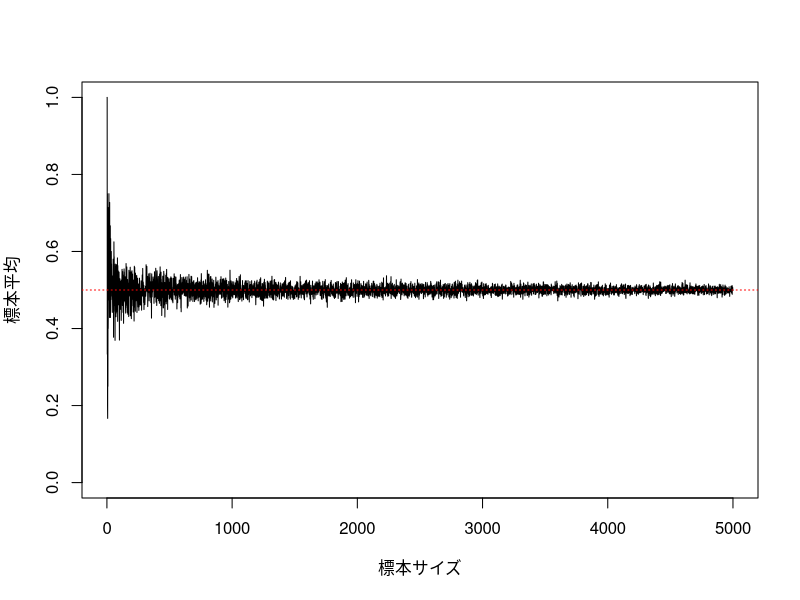
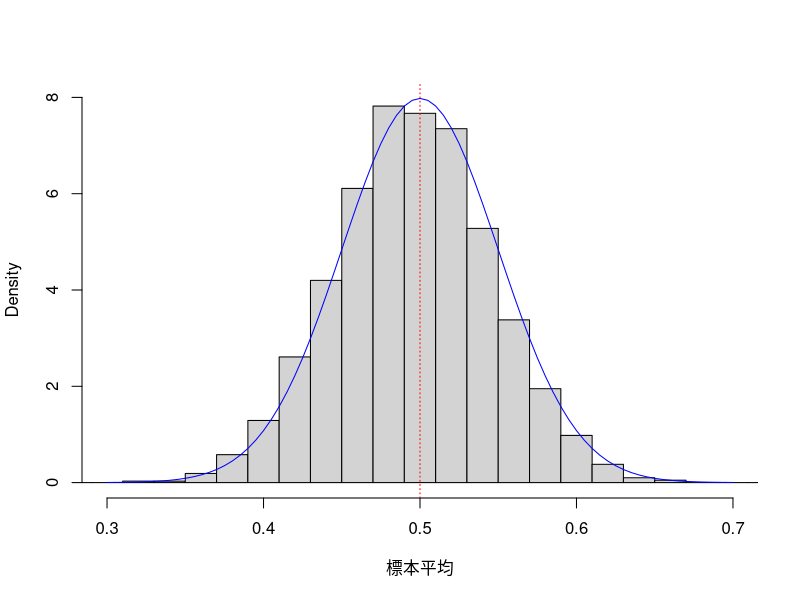

Write the R code that produced these figures, in order.
x <- rep(NA, 5)

for (i in 1:5) {
  x[i] <- i * 2
}
x

set.seed(12345)

# 大数の法則
n <- 5000
sim <- rep(NA, n)

for (i in 1:n) {
  spl <- sample(c(1,0), i, replace = TRUE, prob = c(0.5, 0.5))
  sim[i] <- mean(spl)
}

plot(1:n, sim, type = "l", ylim = c(0, 1), xlab = "標本サイズ", ylab = "標本平均")
abline(h = 0.5, lty = "dotted", col = "red")

# 中心極限定理
n <-　100
k <- 5000
sim <- rep(NA, k)

for (i in 1:k) {
  spl <- sample(c(1,0), n, replace = TRUE, prob = c(0.5, 0.5))
  sim[i] <- mean(spl)
}

hist(sim, freq = FALSE, breaks = seq(0.25, 0.75, 0.02),
     xlim = c(0.3, 0.7), ylim = c(0, 8),
     xlab = "標本平均", main = "")
abline(v = 0.5, lty = "dotted", col = "red")
x <- seq(from = 0.3, to = 0.7, by = 0.005)
lines(x, dnorm(x, mean = 0.5, sd = sqrt(0.25 / n)), col = "blue")
